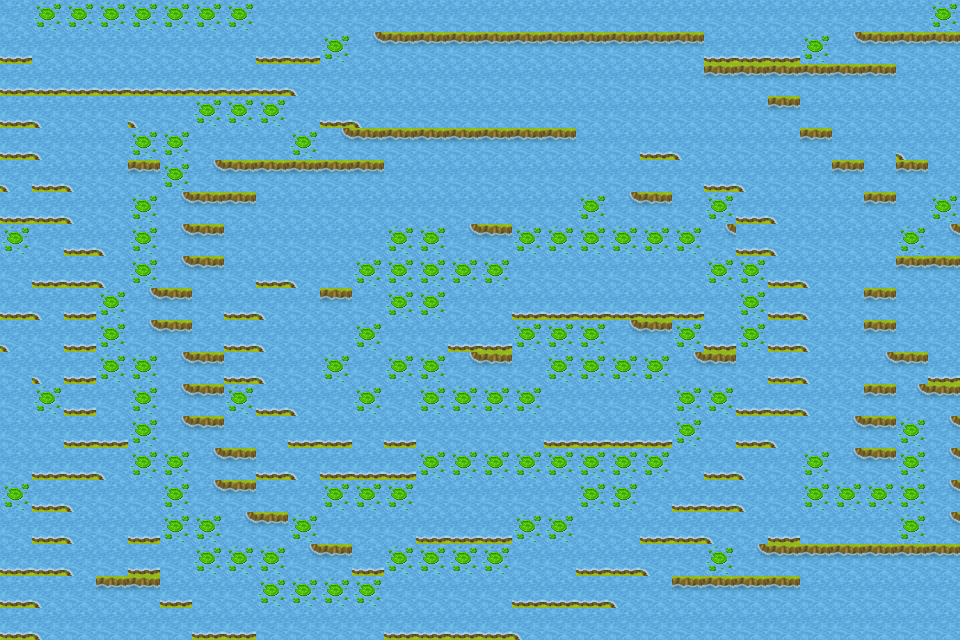

Tiled map render using the project's own tile images. Description and the whole map definition, tile-layer contents included, below:
An orthogonal 30x20 tile map with 32x32 px tiles, 1 tile layer (teste2).

<map version="1.10" tiledversion="1.10.2" orientation="orthogonal" renderorder="right-down" width="30" height="20" tilewidth="32" tileheight="32" infinite="0" nextlayerid="2" nextobjectid="1">
 <tileset firstgid="1" name="samplemap" tilewidth="32" tileheight="32" tilecount="3600" columns="60">
  <image source="samplemap.png" width="1920" height="1920" />
 </tileset>
 <layer id="1" name="teste2" width="30" height="20">
  <data encoding="csv">
1201,1141,1141,1141,1141,1141,1141,1141,1201,1201,1201,1201,1201,1201,1201,1201,1201,1201,1201,1201,1201,1201,1201,1201,1201,1201,1201,1201,1201,1141,
1261,1201,1201,1201,1201,1201,1201,1201,1261,1261,1141,1142,1143,1143,1143,1143,1143,1143,1143,1143,1143,1143,1261,1261,1261,1141,1142,1143,1143,1143,
1261,1261,1261,1261,1261,1261,1261,1261,1261,1262,1201,1202,1203,1203,1203,1203,1203,1203,1203,1203,1203,1203,1143,1143,1143,1143,1143,1143,1203,1203,
1261,1262,1263,1203,1262,1263,1141,1141,1141,1201,1261,1262,1263,1263,1263,1263,1263,1263,1263,1263,1263,1263,1203,1203,1143,1203,1203,1203,1263,1263,
1261,1262,1263,1263,1141,1141,1201,1201,1201,1141,1142,1143,1143,1143,1143,1143,1143,1143,1203,1203,1261,1262,1263,1263,1203,1143,1263,1263,1262,1263,
1262,1261,1262,1263,1143,1141,1142,1143,1143,1143,1143,1143,1203,1203,1203,1203,1203,1203,1263,1263,1263,1263,1261,1262,1263,1203,1143,1203,1143,1201,
1261,1261,1262,1263,1141,1142,1143,1143,1203,1203,1203,1203,1263,1263,1263,1263,1263,1263,1141,1142,1143,1203,1141,1261,1262,1263,1203,1143,1203,1141,
1141,1201,1261,1262,1141,1142,1143,1203,1263,1263,1263,1263,1141,1141,1142,1143,1141,1141,1141,1141,1141,1141,1142,1261,1262,1263,1263,1203,1141,1142,
1201,1261,1261,1262,1141,1142,1143,1263,1261,1262,1263,1141,1141,1141,1141,1141,1201,1201,1201,1201,1201,1201,1141,1141,1261,1262,1263,1263,1143,1143,
1261,1262,1261,1141,1142,1143,1203,1261,1262,1263,1143,1201,1141,1141,1201,1201,1261,1261,1261,1261,1261,1261,1201,1141,1261,1262,1263,1143,1203,1203,
1262,1263,1261,1141,1142,1143,1263,1261,1262,1263,1203,1141,1201,1201,1261,1261,1141,1141,1141,1142,1143,1141,1261,1141,1261,1262,1263,1143,1263,1263,
1263,1262,1261,1141,1141,1142,1143,1261,1262,1263,1141,1201,1141,1141,1142,1143,1201,1141,1141,1141,1141,1142,1143,1201,1261,1262,1263,1142,1143,1261,
1203,1141,1261,1201,1141,1142,1143,1141,1261,1262,1201,1141,1201,1141,1141,1141,1141,1201,1201,1201,1201,1141,1141,1261,1261,1262,1263,1143,1142,1143,
1263,1201,1261,1261,1141,1142,1143,1201,1201,1261,1261,1201,1261,1201,1201,1201,1201,1261,1261,1261,1261,1141,1201,1261,1262,1263,1142,1143,1141,1142,
1263,1261,1261,1262,1141,1141,1142,1143,1261,1262,1261,1261,1261,1141,1141,1141,1141,1141,1141,1141,1141,1201,1261,1262,1263,1141,1142,1143,1141,1142,
1141,1261,1262,1263,1201,1141,1142,1143,1263,1263,1141,1141,1141,1201,1201,1201,1201,1201,1141,1141,1201,1261,1261,1262,1263,1141,1141,1141,1141,1142,
1201,1261,1262,1263,1261,1141,1141,1142,1143,1141,1201,1201,1201,1261,1261,1261,1141,1141,1201,1201,1261,1261,1262,1263,1261,1201,1201,1201,1141,1142,
1261,1261,1262,1263,1261,1201,1141,1141,1141,1142,1143,1261,1141,1141,1141,1141,1201,1201,1261,1261,1262,1263,1141,1142,1143,1143,1143,1143,1143,1143,
1261,1262,1263,1143,1143,1261,1201,1201,1141,1141,1141,1141,1201,1201,1201,1201,1261,1261,1261,1262,1263,1143,1143,1143,1143,1203,1203,1203,1203,1203,
1261,1262,1263,1203,1203,1203,1261,1261,1201,1201,1201,1201,1261,1261,1261,1261,1262,1263,1203,1203,1203,1203,1203,1203,1203,1263,1263,1263,1263,1263
</data>
 </layer>
</map>
